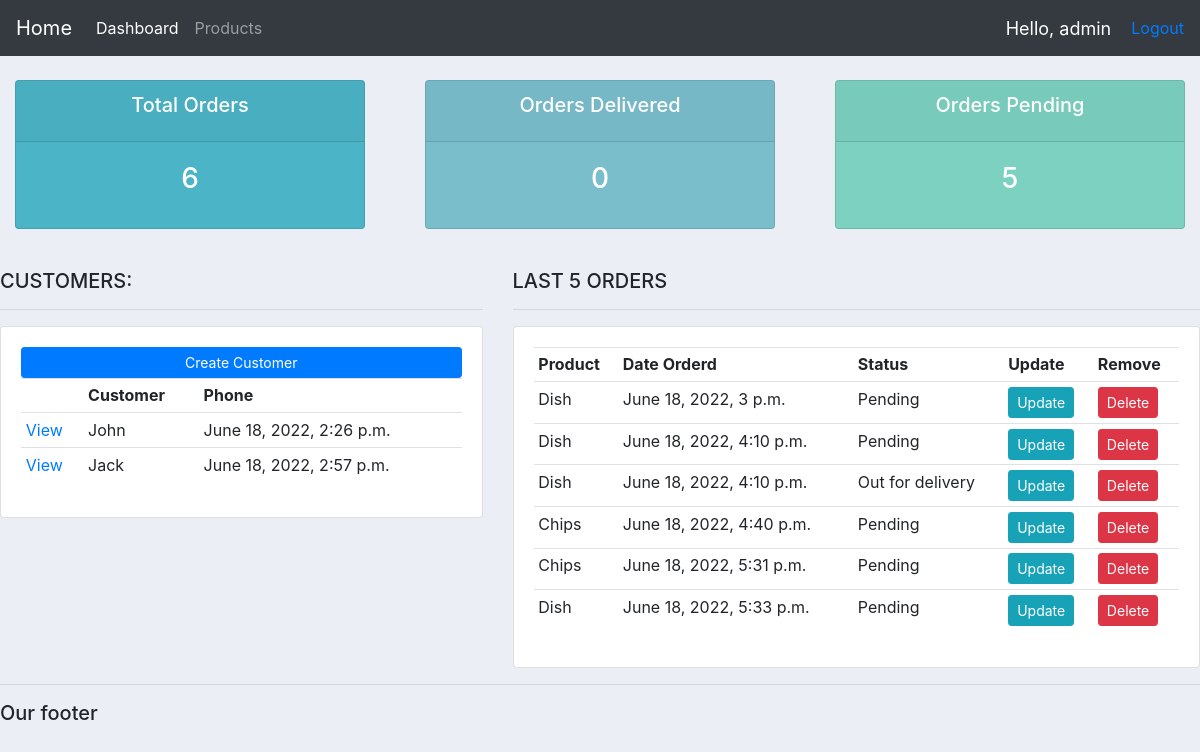
The app's page / (signed in) with its own data.
### accounts/models.py (models this page shows, shortened)
class Customer(models.Model):
    name = models.CharField(max_length=200, null=True)
    phone = models.CharField(max_length=200, null=True)
    email = models.EmailField(max_length=200, null=True)
    date_created = models.DateTimeField(auto_now_add=True, null=True)

class Order(models.Model):
    STATUS = (
        ('Pending', 'Pending'),
        ('Out for delivery', 'Out for delivery'),
        ('Delivered', 'Delivered')
    )
    customer = models.ForeignKey(Customer, null=True, on_delete=models.SET_NULL)
    product = models.ForeignKey(Product, null=True, on_delete=models.SET_NULL)
    date_created = models.DateTimeField(auto_now_add=True, null=True)
    status = models.CharField(max_length=200, null=True, choices=STATUS)

class Product(models.Model):
    CATEGORY = (
        ('Indoor', 'Indoor'),
        ('Out Door', 'Out Door')
    )
    name = models.CharField(max_length=200, null=True)
    price = models.FloatField(null=True)
    category = models.CharField(max_length=200, null=True, choices=CATEGORY)
    description = models.CharField(max_length=200, null=True)
    date_created = models.DateTimeField(auto_now_add=True, null=True)
    tags = models.ManyToManyField(Tag)
    def __str__(self):
        return self.name

### accounts/decorators.py (the view)
    def wrapper_function(request, *args, **kwargs):
        group = None
        if request.user.groups.exists():
            group = request.user.groups.all()[0].name
        if group == 'customer':
            return redirect('user-page')
        if group == 'admin':
            return view_func(request, *args, **kwargs)

### accounts/views.py (called while the page is built)
@login_required(login_url='login')
@admin_only
def home(request):
    orders = Order.objects.all()
    customers = Customer.objects.all()
    total_customers = customers.count()
    total_orders = orders.count()
    delivered = orders.filter(status='Delivered').count()
    pending = orders.filter(status='Pending').count()
    context = {
        'order': orders,
        'customers': customers,
        'total_customers': total_customers,
        'total_orders': total_orders,
        'delivered': delivered,
        'pending': pending
    }
    return render(request, 'accounts/dashboard.html', context)

### templates/accounts/dashboard.html
{% extends 'accounts/main.html' %}
{% block content %}
    {% include 'accounts/status.html' %}
    <br>
<div class="row">
	<div class="col-md-5">
		<h5>CUSTOMERS:</h5>
		<hr>
		<div class="card card-body">
			<a class="btn btn-primary  btn-sm btn-block" href="">Create Customer</a>
			<table class="table table-sm">
				<tr>
                    <th></th>
					<th>Customer</th>
					<th>Phone</th>
                    {% for customer in customers %}
                    <tr>
                        <td><a href="{% url 'customer' customer.id %}">View</a></td>
                        <td>{{ customer.name }}</td>
                        <td>{{ customer.date_created }}</td>
                    </tr>
                    {% endfor %}
				</tr>
			</table>
		</div>
	</div>
	<div class="col-md-7">
		<h5>LAST 5 ORDERS</h5>
		<hr>
		<div class="card card-body">
			<table class="table table-sm">
				<tr>
					<th>Product</th>
					<th>Date Orderd</th>
					<th>Status</th>
					<th>Update</th>
					<th>Remove</th>
				</tr>
                {% for order in order %}
                    <tr>
                        <td>{{ order.product }}</td>
                        <td>{{ order.date_created }}</td>
                        <td>{{ order.status }}</td>
                        <td><a class="btn btn-sm btn-info" href="{% url 'update_order' order.id %}">Update</a></td>
                        <td><a class="btn btn-sm btn-danger" href="{% url 'delete_order' order.id %}">Delete</a></td>
                    </tr>
                {% endfor %}
			</table>
		</div>
	</div>
</div>
{% endblock %}

### templates/accounts/main.html (shortened to what this page needs)
{% load static %}
<!DOCTYPE html>
<html lang="en">
<head>
    <link rel="stylesheet" href="https://stackpath.bootstrapcdn.com/bootstrap/4.3.1/css/bootstrap.min.css">
    <link rel="stylesheet" type="text/css" href="{% static '/css/main.css' %}">
</head>
<body>
{% include 'accounts/navbar.html' %}
{% block content %}
{% endblock %}
<hr>
<h5>Our footer</h5>
</body>
</html>

### templates/accounts/navbar.html (shortened to what this page needs)
{% load static %}
<nav class="navbar navbar-expand-lg navbar-dark bg-dark">
  <a class="navbar-brand" href="#">Home</a>
  <div class="collapse navbar-collapse" id="navbarSupportedContent">
    <ul class="navbar-nav mr-auto">
      <li class="nav-item active">
          {% if request.user.is_staff %}
        <a class="nav-link" href="{% url 'home' %}">Dashboard</a>
      </li>
      <li class="nav-item">
        <a class="nav-link" href="{% url 'products' %}">Products</a>
      </li>
           {% endif %}
    </ul>
  </div>
    <span id="hello-msg">Hello, {{ request.user }}</span>
    <span><a href="{% url 'logout' %}">Logout</a></span>
</nav>

### templates/accounts/status.html
<br>
<div class="row">
	<div class="col">
		<div class="col-md">
			<div class="card text-center text-white  mb-3" id="total-orders">
			  	<div class="card-header">
			  		<h5 class="card-title">Total Orders</h5>
			  	</div>
			  	<div class="card-body">
			    	<h3 class="card-title">{{ total_orders }}</h3>
			  	</div>
			</div>
		</div>
	</div>
	<div class="col">
		<div class="col-md">
			<div class="card text-center text-white  mb-3" id="orders-delivered">
			  	<div class="card-header">
			  		<h5 class="card-title">Orders Delivered</h5>
			  	</div>
			  	<div class="card-body">
			    	<h3 class="card-title">{{ delivered }}</h3>
			  	</div>
			</div>
		</div>
	</div>
	<div class="col">
		<div class="col-md">
			<div class="card text-center text-white  mb-3" id="orders-pending">
			  	<div class="card-header">
			  		<h5 class="card-title">Orders Pending</h5>
			  	</div>
			  	<div class="card-body">
			    	<h3 class="card-title">{{ pending }}</h3>
			  	</div>
			</div>
		</div>
	</div>
</div>

### static/css/main.css (style rules this page uses)
body { background-color: #ebeff5; }
#total-orders { background-color: #4cb4c7; }
#orders-delivered { background-color: #7abecc; }
#orders-pending { background-color: #7CD1C0; }

### templates/accounts/navbar.html (style rules this page uses)
#hello-msg { font-size: 18px; color: #fff; margin-right: 20px; }

### records on screen
Customer: name "John", date_created "June 18, 2022, 2:26 p.m."
Customer: name "Jack", date_created "June 18, 2022, 2:57 p.m."
Order: product "Dish", date_created "June 18, 2022, 3 p.m.", status "Pending"
Order: product "Dish", date_created "June 18, 2022, 4:10 p.m.", status "Pending"
Order: product "Dish", date_created "June 18, 2022, 4:10 p.m.", status "Out for delivery"
Order: product "Chips", date_created "June 18, 2022, 4:40 p.m.", status "Pending"
Order: product "Chips", date_created "June 18, 2022, 5:31 p.m.", status "Pending"
Order: product "Dish", date_created "June 18, 2022, 5:33 p.m.", status "Pending"

### other values on screen
{{ request.user }} "admin"
{{ total_orders }} "6"
{{ delivered }} "0"
{{ pending }} "5"
